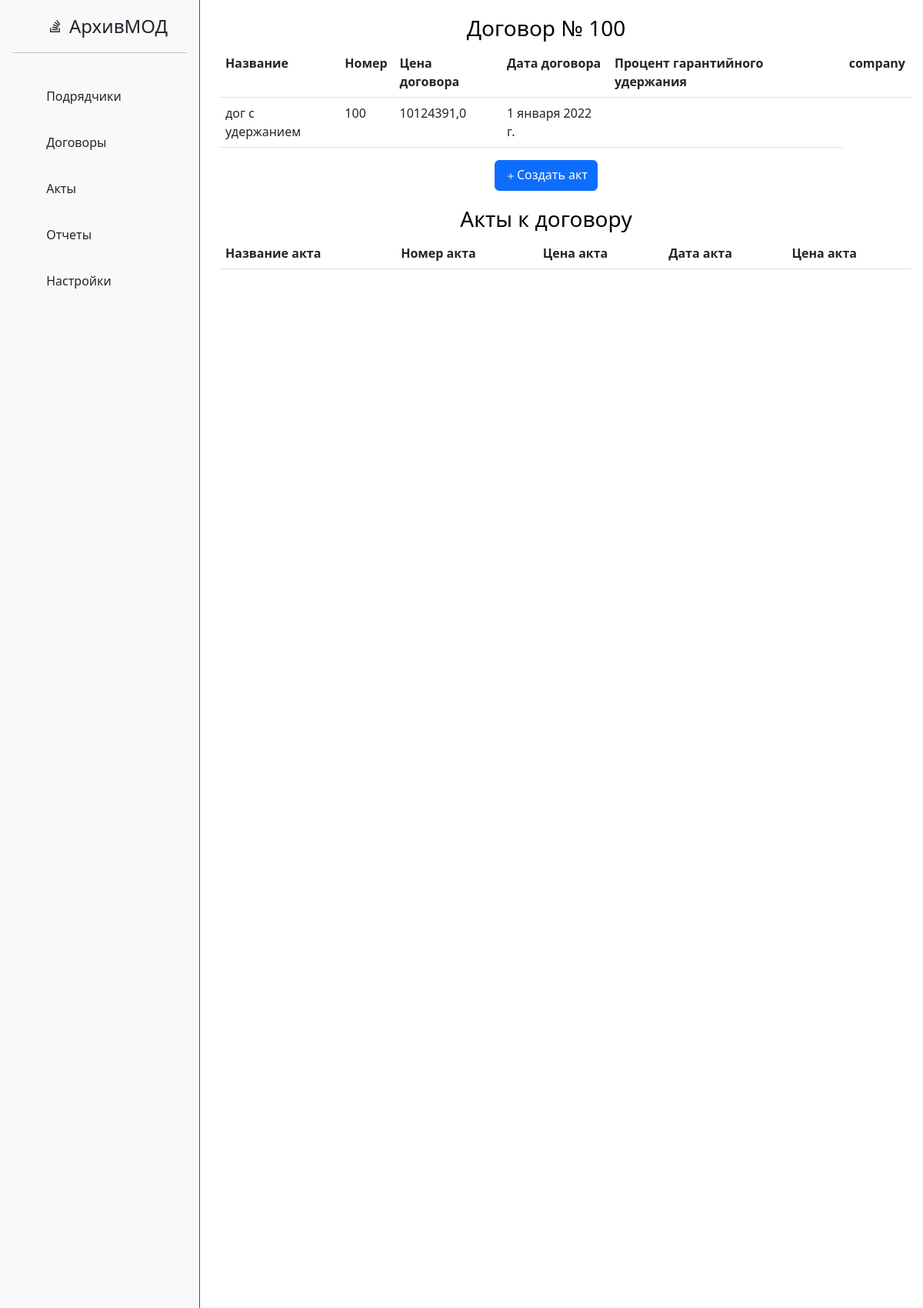
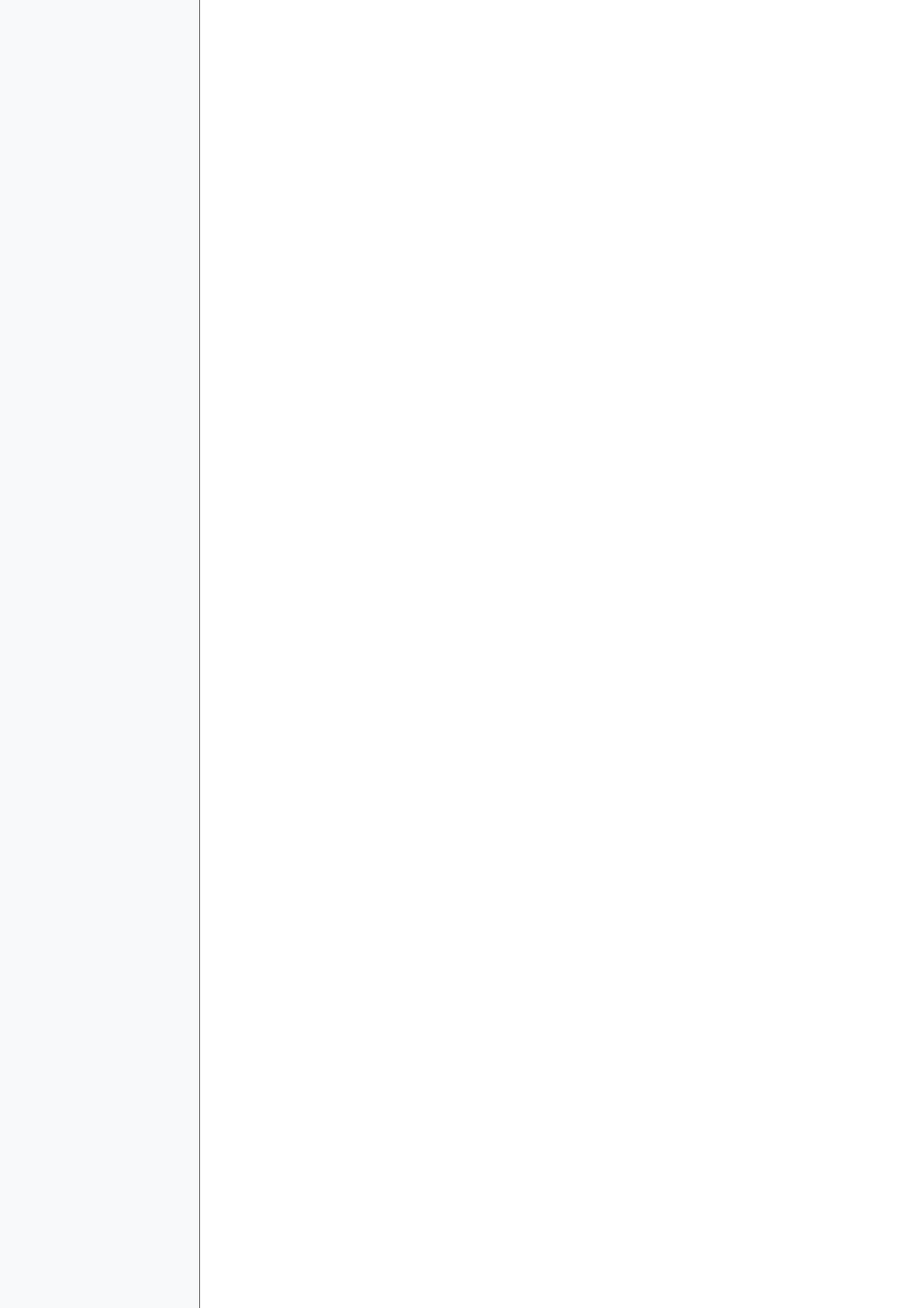
Page /archive/24 (upper part) on the committed database (2 pictures, top to bottom).
### archive/models.py (models this page shows, shortened)
class Contracts(models.Model):
    title = models.CharField('Название', max_length=120)
    number = models.CharField('Номер', max_length=25, unique=True)
    price = models.FloatField('Цена договора', max_length=25)
    date = models.DateField('Дата договора')
    retention_rate = models.FloatField('Процент гарантийного удержания', max_length=4)
    company = models.ForeignKey('companies', on_delete=models.CASCADE, null=True)
    class Meta:
        verbose_name = 'Договор'
        verbose_name_plural = 'Договоры'

### archive/views.py (the view, shortened to what this page needs)
# urls.py: path('<int:pk>', views.ContractDetailView.as_view(), name="contract-detail"),
class ContractDetailView(DetailView):
    model = Contracts
    template_name = 'archive/contract_detail.html'
    context_object_name = 'contract'
    def get_context_data(self, *, object_list=None, **kwargs):
        context = super().get_context_data(**kwargs)
        context['title'] = "Акты"
        context['acts'] = Acts.objects.all()
        context['company'] = Companies.objects.all()
        context['fields_act'] = [field.verbose_name for field in Acts._meta.get_fields()]
        context['fields_contr'] = Contracts._meta.get_fields()
        return context

### archive/templates/archive/contract_detail.html (shortened to what this page needs)
{% extends "main/layout.html" %}
{% block content %}
    <div class="features">
        <h3>Договор № {{ contract.number }}</h3>
        <table class="table">
            <tr>
            {% for el in fields_contr %}
                {% if el.verbose_name != 'ID' and el.name != 'acts' %}
                    <th scope="col">{{ el.verbose_name }}</th>
                {% endif %}
            {% endfor %}
            </tr>
            <tr>
                <td>{{ contract.title }}</td>
                <td>{{ contract.number }}</td>
                <td>{{ contract.price }}</td>
                <td>{{ contract.date }}</td>
                <td>{{ company.title }}</td>
            </tr>
        </table>
        <a href="{% url 'create_act' %}" class="btn btn-primary"><i class="bi bi-plus"></i>Создать акт</a>
    </div>
    <div class="features">
        <table class="table">
            <h3>Акты к договору</h3>
            <tr>
            {% for el in fields_act %}
                        {% if el != 'ID' and el != 'contract' %}
                            <th scope="col">{{ el }}</th>
                        {% endif %}
            {% endfor %}
            </tr>
        </table>
    </div>
{% endblock %}

### rows in the picture
Contracts: number "100", title "дог с удержанием", price "10124391,0", date "1 января 2022 г."

### other values in the picture
{{ el.verbose_name }} "Название" "Номер" "Цена договора" "Дата договора" "Процент гарантийного удержания" "company"
{{ el }} "Название акта" "Номер акта" "Цена акта" "Дата акта" "Цена акта"
